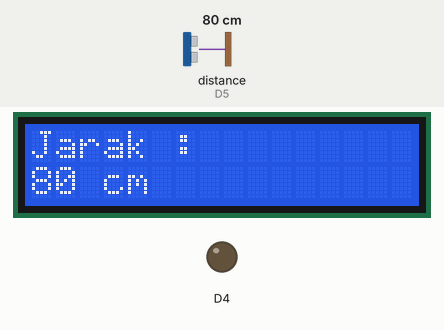
Bench run of a sketch on a simulated ESP8266 (NodeMCU). Shown: 16×2 character LCD, output pins drawn as LEDs (lit = HIGH). Wiring (inferred from the names in the program): ultrasonic range finder: trigger D6; echo D5. Dashed ring = blinking. The inputs (shaded band) are chosen by the test bench; at power-on: distance to the obstacle (sensor on D5) 80 cm. The echo pulse lasts 58.3 µs per cm; pins used as bus, display or sensor lines are not drawn.

Above: at 1.2 s.
1.3 s: distance to the obstacle (sensor on D5) set to 22 cm
At 2.1 s:
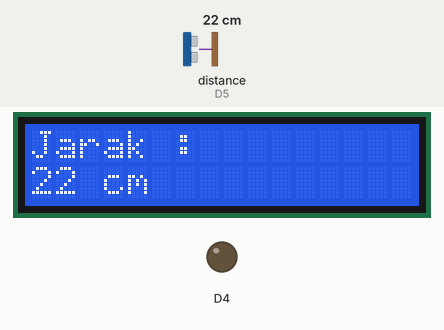
2.9 s: distance to the obstacle (sensor on D5) set to 17 cm
At 3.4 s:
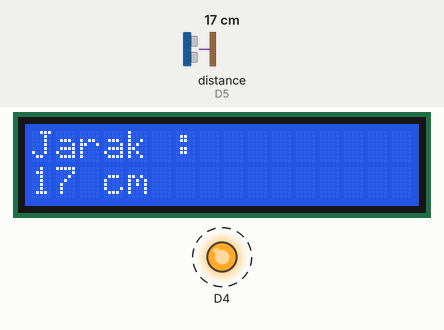
5.9 s: distance to the obstacle (sensor on D5) set to 2 cm
At 7.21 s:
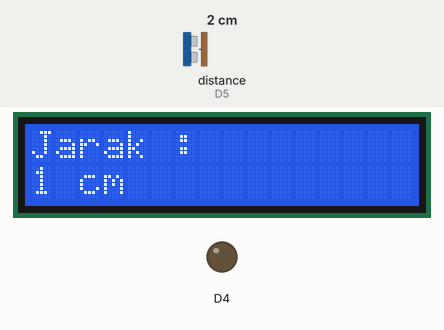
8.4 s: distance to the obstacle (sensor on D5) set to 250 cm
At 9.4 s:
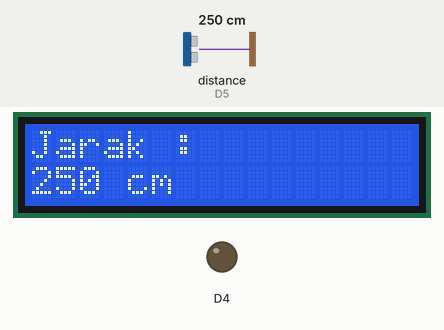
11.4 s: distance to the obstacle (sensor on D5) set to 35 cm
At 12.3 s:
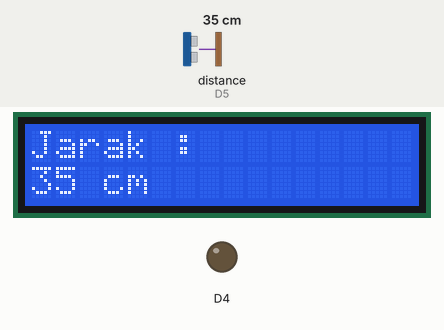
Timing chart, 0 to 14.4 s (numbered marks = the images above; inputs shaded):
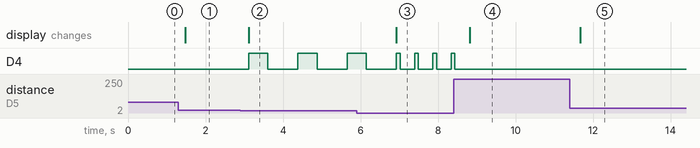

Measured:
- the behaviour switches between 20 and 19 cm on distance to the obstacle (sensor on D5) (found by bisection; images 1 and 2)
- after the input at 1.3 s, the display: changes after 0.18 s (image 1)
- after the input at 2.9 s, D4: alternates HIGH for 0.50 s and LOW for 0.77 s, starting after 0.21 s; the display: changes after 0.21 s (image 2)
- after the input at 5.9 s, the display: changes after 1.0 s (image 3)
- after the input at 8.4 s, D4: goes on until 8.4 s, then stays LOW; the display: changes after 0.42 s (image 4)
- after the input at 11.4 s, the display: changes after 0.28 s (image 5)

The sketch:

ultrasonic_lcd.ino
```cpp
// https://randomnerdtutorials.com/esp8266-nodemcu-hc-sr04-ultrasonic-arduino/
//Distance Measurement using Ultrasonic Sensor

#include <Wire.h>
#include <LiquidCrystal_I2C.h>

LiquidCrystal_I2C lcd(0x27, 16, 2);
#define trigPin 12 //Sensor Echo pin connected to Arduino pin 13
#define echoPin 14 //Sensor Trip pin connected to Arduino pin 12

void setup()
{
  pinMode(trigPin, OUTPUT);
  pinMode(echoPin, INPUT);

  pinMode(D4, OUTPUT);

  lcd.init();
  lcd.backlight();
  lcd.clear();

  lcd.setCursor(0,0);  //Set LCD cursor to upper left corner, column 0, row 0
  lcd.print("Jarak :");  //Print Message on First Row
}

void loop()
{
  long duration, distance;
  digitalWrite(trigPin, LOW);
  delayMicroseconds(2);
  digitalWrite(trigPin, HIGH);
  delayMicroseconds(10);
  digitalWrite(trigPin, LOW);
  duration = pulseIn(echoPin, HIGH);
  distance = (duration/2) / 29.1;

  lcd.setCursor(0,1);  //Set cursor to first column of second row
  lcd.print("                "); //Print blanks to clear the row
  lcd.setCursor(0,1);   //Set Cursor again to first column of second row
  lcd.print(distance); //Print measured distance
  lcd.print(" cm");  //Print your units.

  if(distance < 10){
    digitalWrite(D4, HIGH);
    delay(100);
    digitalWrite(D4, LOW);
    delay(100);
   } else if(distance < 20){
    digitalWrite(D4, HIGH);
    delay(500);
    digitalWrite(D4, LOW);
    delay(500);
   }

    else{
      digitalWrite(D4, LOW);
      }
  delay(250); //pause to let things settle
}
```
